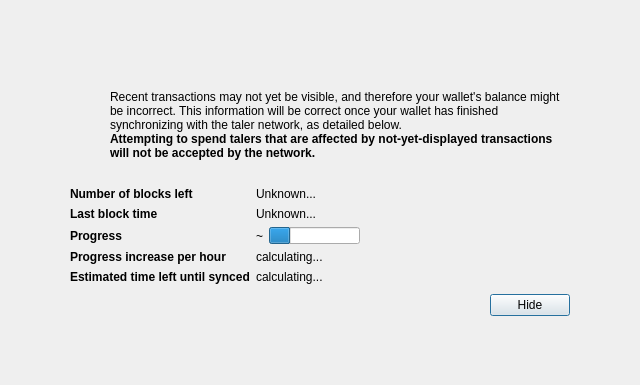
<?xml version="1.0" encoding="UTF-8"?>
<ui version="4.0">
 <class>ModalOverlay</class>
 <widget class="ModalOverlay" name="ModalOverlay">
  <property name="geometry">
   <rect>
    <x>0</x>
    <y>0</y>
    <width>640</width>
    <height>385</height>
   </rect>
  </property>
  <property name="windowTitle">
   <string>Form</string>
  </property>
  <layout class="QVBoxLayout" name="verticalLayout" stretch="0">
   <property name="sizeConstraint">
    <enum>QLayout::SetDefaultConstraint</enum>
   </property>
   <property name="leftMargin">
    <number>0</number>
   </property>
   <property name="topMargin">
    <number>0</number>
   </property>
   <property name="rightMargin">
    <number>0</number>
   </property>
   <property name="bottomMargin">
    <number>0</number>
   </property>
   <item>
    <widget class="QWidget" name="bgWidget" native="true">
     <layout class="QVBoxLayout" name="verticalLayoutMain" stretch="1">
      <property name="leftMargin">
       <number>60</number>
      </property>
      <property name="topMargin">
       <number>60</number>
      </property>
      <property name="rightMargin">
       <number>60</number>
      </property>
      <property name="bottomMargin">
       <number>60</number>
      </property>
      <item>
       <widget class="QWidget" name="contentWidget" native="true">
        <layout class="QVBoxLayout" name="verticalLayoutSub" stretch="1,0,0,0">
         <property name="spacing">
          <number>0</number>
         </property>
         <property name="leftMargin">
          <number>10</number>
         </property>
         <property name="topMargin">
          <number>10</number>
         </property>
         <property name="rightMargin">
          <number>10</number>
         </property>
         <property name="bottomMargin">
          <number>10</number>
         </property>
         <item>
          <layout class="QHBoxLayout" name="horizontalLayoutIconText" stretch="0,1">
           <property name="topMargin">
            <number>20</number>
           </property>
           <item>
            <layout class="QVBoxLayout" name="verticalLayoutIcon">
             <property name="leftMargin">
              <number>0</number>
             </property>
             <item>
              <widget class="QPushButton" name="warningIcon">
               <property name="enabled">
                <bool>false</bool>
               </property>
               <property name="text">
                <string/>
               </property>
               <property name="iconSize">
                <size>
                 <width>48</width>
                 <height>48</height>
                </size>
               </property>
               <property name="flat">
                <bool>true</bool>
               </property>
              </widget>
             </item>
             <item>
              <spacer name="verticalSpacerWarningIcon">
               <property name="orientation">
                <enum>Qt::Vertical</enum>
               </property>
               <property name="sizeHint" stdset="0">
                <size>
                 <width>20</width>
                 <height>40</height>
                </size>
               </property>
              </spacer>
             </item>
            </layout>
           </item>
           <item>
            <layout class="QVBoxLayout" name="verticalLayoutInfoText">
             <property name="leftMargin">
              <number>0</number>
             </property>
             <property name="topMargin">
              <number>0</number>
             </property>
             <item>
              <widget class="QLabel" name="infoText">
               <property name="text">
                <string>Recent transactions may not yet be visible, and therefore your wallet's balance might be incorrect. This information will be correct once your wallet has finished synchronizing with the taler network, as detailed below.</string>
               </property>
               <property name="textFormat">
                <enum>Qt::RichText</enum>
               </property>
               <property name="wordWrap">
                <bool>true</bool>
               </property>
              </widget>
             </item>
             <item>
              <widget class="QLabel" name="infoTextStrong">
               <property name="font">
                <font>
                 <weight>75</weight>
                 <bold>true</bold>
                </font>
               </property>
               <property name="text">
                <string>Attempting to spend talers that are affected by not-yet-displayed transactions will not be accepted by the network.</string>
               </property>
               <property name="textFormat">
                <enum>Qt::RichText</enum>
               </property>
               <property name="wordWrap">
                <bool>true</bool>
               </property>
              </widget>
             </item>
             <item>
              <spacer name="verticalSpacerInTextSpace">
               <property name="orientation">
                <enum>Qt::Vertical</enum>
               </property>
               <property name="sizeHint" stdset="0">
                <size>
                 <width>20</width>
                 <height>40</height>
                </size>
               </property>
              </spacer>
             </item>
            </layout>
           </item>
          </layout>
         </item>
         <item>
          <spacer name="verticalSpacerAfterText">
           <property name="orientation">
            <enum>Qt::Vertical</enum>
           </property>
           <property name="sizeHint" stdset="0">
            <size>
             <width>20</width>
             <height>40</height>
            </size>
           </property>
          </spacer>
         </item>
         <item>
          <layout class="QFormLayout" name="formLayout">
           <property name="fieldGrowthPolicy">
            <enum>QFormLayout::FieldsStayAtSizeHint</enum>
           </property>
           <property name="horizontalSpacing">
            <number>6</number>
           </property>
           <property name="verticalSpacing">
            <number>6</number>
           </property>
           <property name="topMargin">
            <number>10</number>
           </property>
           <item row="0" column="0">
            <widget class="QLabel" name="labelNumberOfBlocksLeft">
             <property name="font">
              <font>
               <weight>75</weight>
               <bold>true</bold>
              </font>
             </property>
             <property name="text">
              <string>Number of blocks left</string>
             </property>
            </widget>
           </item>
           <item row="0" column="1">
            <widget class="QLabel" name="numberOfBlocksLeft">
             <property name="text">
              <string>Unknown...</string>
             </property>
            </widget>
           </item>
           <item row="1" column="0">
            <widget class="QLabel" name="labelLastBlockTime">
             <property name="font">
              <font>
               <weight>75</weight>
               <bold>true</bold>
              </font>
             </property>
             <property name="text">
              <string>Last block time</string>
             </property>
            </widget>
           </item>
           <item row="1" column="1">
            <widget class="QLabel" name="newestBlockDate">
             <property name="sizePolicy">
              <sizepolicy hsizetype="Maximum" vsizetype="Preferred">
               <horstretch>0</horstretch>
               <verstretch>0</verstretch>
              </sizepolicy>
             </property>
             <property name="text">
              <string>Unknown...</string>
             </property>
            </widget>
           </item>
           <item row="2" column="0">
            <widget class="QLabel" name="labelSyncDone">
             <property name="font">
              <font>
               <weight>75</weight>
               <bold>true</bold>
              </font>
             </property>
             <property name="text">
              <string>Progress</string>
             </property>
            </widget>
           </item>
           <item row="2" column="1">
            <layout class="QHBoxLayout" name="horizontalLayoutSync" stretch="0,1">
             <item>
              <widget class="QLabel" name="percentageProgress">
               <property name="text">
                <string notr="true">~</string>
               </property>
              </widget>
             </item>
             <item>
              <widget class="QProgressBar" name="progressBar">
               <property name="value">
                <number>24</number>
               </property>
               <property name="format">
                <string/>
               </property>
              </widget>
             </item>
            </layout>
           </item>
           <item row="4" column="0">
            <widget class="QLabel" name="labelProgressIncrease">
             <property name="font">
              <font>
               <weight>75</weight>
               <bold>true</bold>
              </font>
             </property>
             <property name="text">
              <string>Progress increase per hour</string>
             </property>
            </widget>
           </item>
           <item row="4" column="1">
            <widget class="QLabel" name="progressIncreasePerH">
             <property name="text">
              <string>calculating...</string>
             </property>
            </widget>
           </item>
           <item row="5" column="0">
            <widget class="QLabel" name="labelEstimatedTimeLeft">
             <property name="font">
              <font>
               <weight>75</weight>
               <bold>true</bold>
              </font>
             </property>
             <property name="text">
              <string>Estimated time left until synced</string>
             </property>
            </widget>
           </item>
           <item row="5" column="1">
            <widget class="QLabel" name="expectedTimeLeft">
             <property name="text">
              <string>calculating...</string>
             </property>
            </widget>
           </item>
          </layout>
         </item>
         <item>
          <layout class="QHBoxLayout" name="horizontalLayoutButtons">
           <property name="leftMargin">
            <number>10</number>
           </property>
           <property name="topMargin">
            <number>10</number>
           </property>
           <item>
            <spacer name="horizontalSpacer">
             <property name="orientation">
              <enum>Qt::Horizontal</enum>
             </property>
             <property name="sizeHint" stdset="0">
              <size>
               <width>40</width>
               <height>20</height>
              </size>
             </property>
            </spacer>
           </item>
           <item>
            <widget class="QPushButton" name="closeButton">
             <property name="text">
              <string>Hide</string>
             </property>
             <property name="focusPolicy">
              <enum>Qt::StrongFocus</enum>
             </property>
             <property name="default">
              <bool>true</bool>
             </property>
            </widget>
           </item>
          </layout>
         </item>
        </layout>
       </widget>
      </item>
     </layout>
    </widget>
   </item>
  </layout>
 </widget>
 <customwidgets>
  <customwidget>
   <class>ModalOverlay</class>
   <extends>QWidget</extends>
   <header>qt/modaloverlay.h</header>
   <container>1</container>
  </customwidget>
 </customwidgets>
 <resources/>
 <connections/>
</ui>
